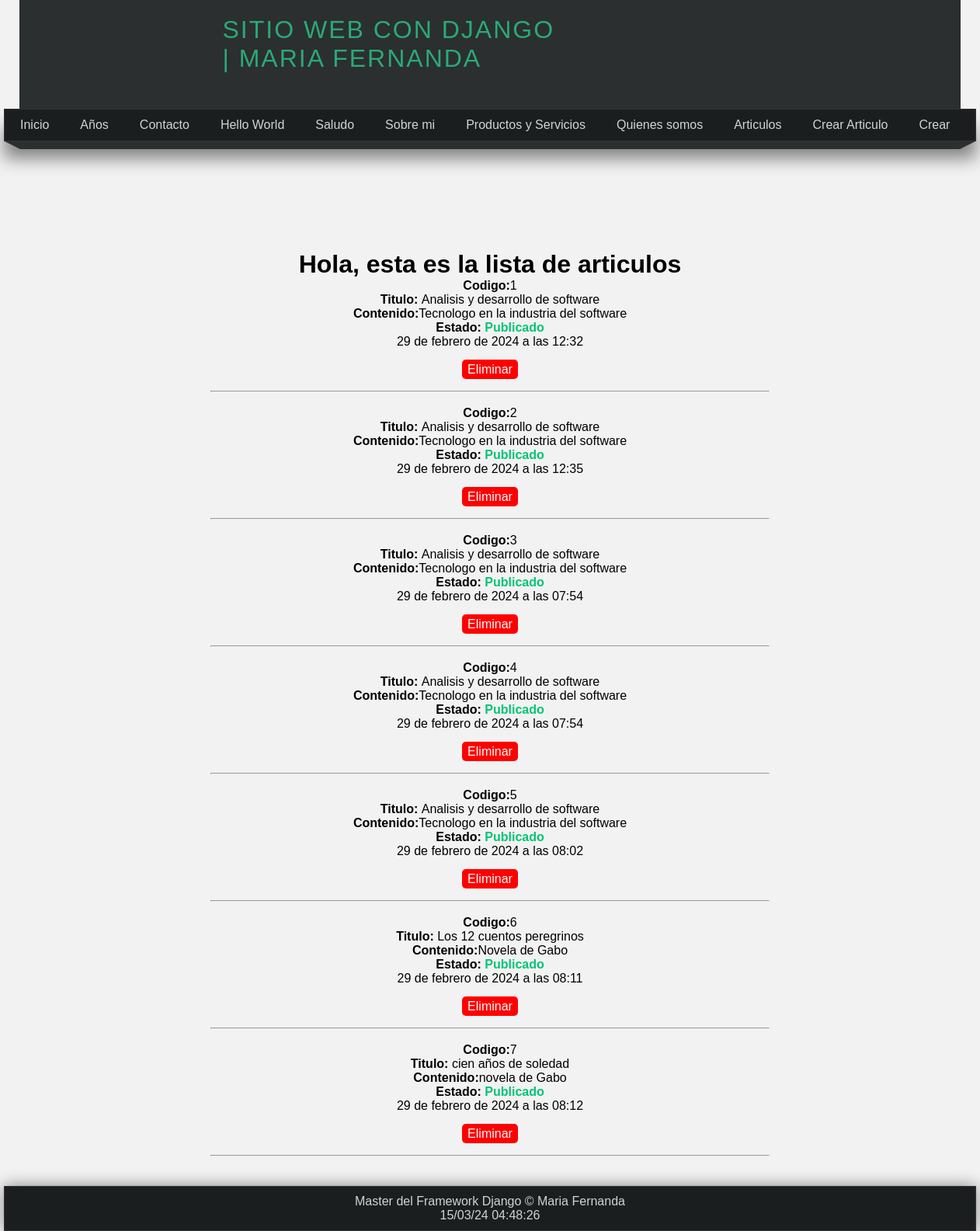
/articulos/, run on an earlier commit of the app's database.
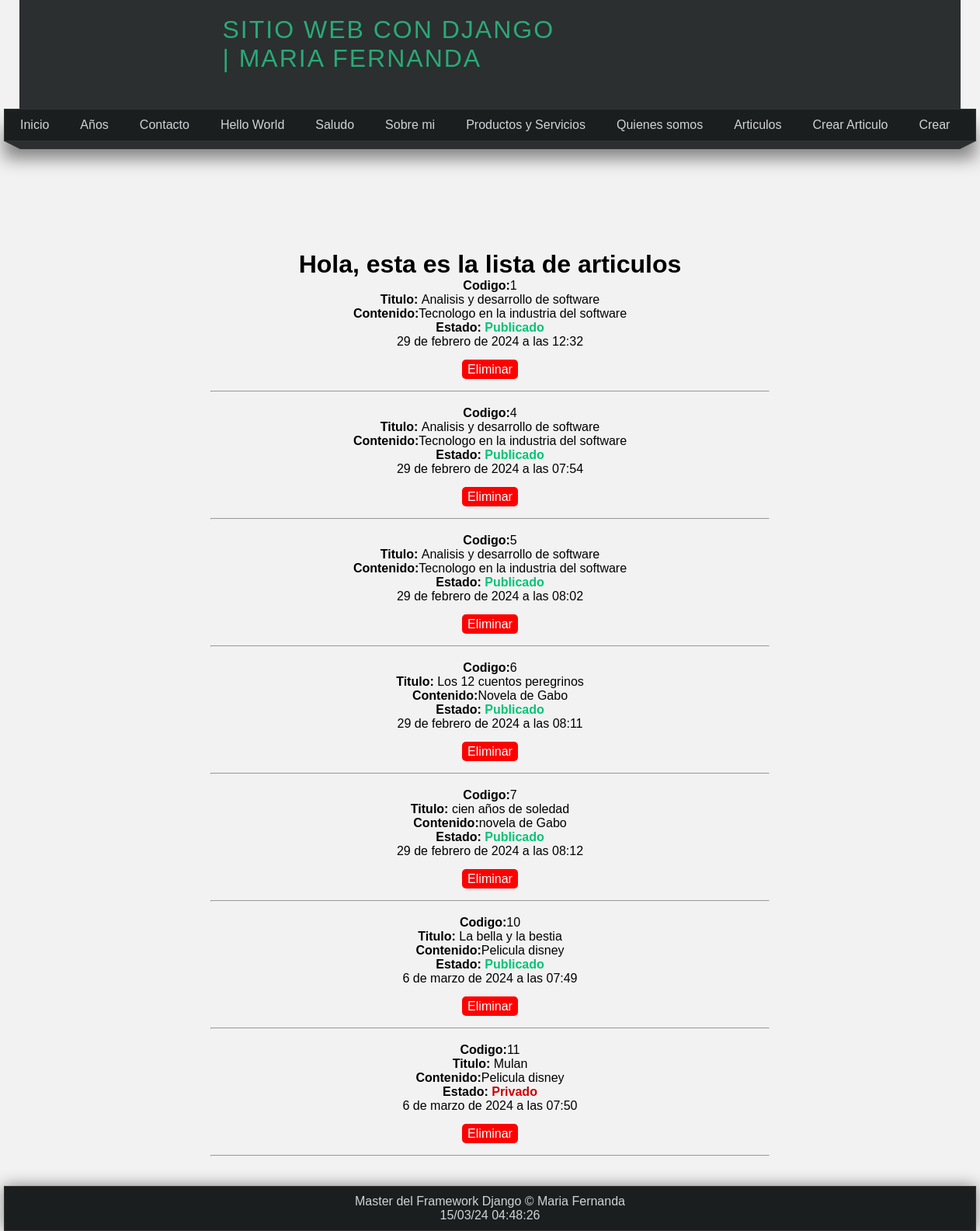
And on a later commit of the database.
### miApp/models.py (models this page shows, shortened)
class Article(models.Model):
    title=models.CharField(max_length=150)
    content=models.TextField()
    image=models.ImageField(default='null',upload_to="articles")
    public=models.BooleanField()
    create_date=models.DateTimeField(auto_now_add=True)
    update_date=models.DateField(auto_now=True)
    class Meta:
        verbose_name="Articulo"
        verbose_name_plural="Articulos"
        ordering=['id']

### miApp/views.py (the view)
# urls.py: path('articulos/', views.articulos, name="articulos"),
def articulos(request):
    articulos=Article.objects.order_by('id')
    return render(request,'articulos.html', {
        'articulos':articulos
    })

### miApp/templates/articulos.html (shortened to what this page needs)
{%extends 'layoutDos.html'%}
{%block content%}
    <h1>Hola, esta es la lista de articulos</h1>
    <ul>
        {% for article in articulos %}
            <li>
        <strong>Codigo:</strong>{{ article.id }}
        <br>
        <strong>Titulo: </strong>{{ article.title }}
        <br>
        <strong>Contenido:</strong>{{ article.content }}
        <br>
        <strong>Estado:</strong>
        {%if article.public%}
            <strong class="publicado">Publicado</strong>
        {%else%}
                <strong class="privado">Privado</strong>
        {%endif%}
        <br>
        <span>{{article.create_date}}</span>
        <br>
        <br>
        <div class="lista a">
            <a href="{% url 'borrar_articulos' article.id %}" class="eliminar-boton">Eliminar</a>
        </div>
        <br>
        <hr>
        </li>
        <br>
        {% endfor %}
    </ul>
{%endblock%}

What changed in the data, as far as the page shows it:
removed Article: id "2", title "Analisis y desarrollo de software", content "Tecnologo en la industria del software", public "Publicado", create_date "29 de febrero de 2024 a las 12:35"
removed Article: id "3", title "Analisis y desarrollo de software", content "Tecnologo en la industria del software", public "Publicado", create_date "29 de febrero de 2024 a las 07:54"
added Article: id "10", title "La bella y la bestia", content "Pelicula disney", public "Publicado", create_date "6 de marzo de 2024 a las 07:49"
added Article: id "11", title "Mulan", content "Pelicula disney", public "Privado", create_date "6 de marzo de 2024 a las 07:50"
